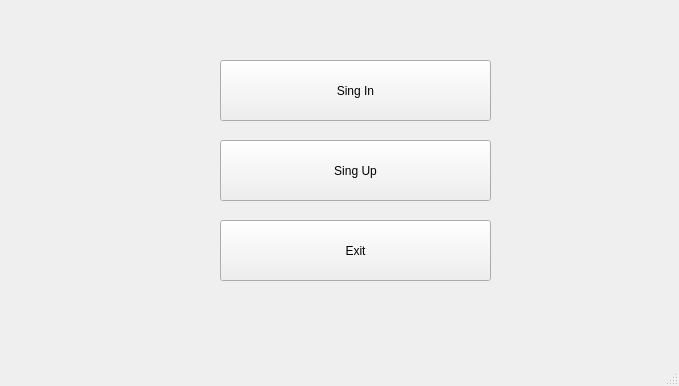
<?xml version="1.0" encoding="UTF-8"?>
<ui version="4.0">
 <class>MainWindow</class>
 <widget class="QMainWindow" name="MainWindow">
  <property name="geometry">
   <rect>
    <x>0</x>
    <y>0</y>
    <width>679</width>
    <height>386</height>
   </rect>
  </property>
  <property name="windowTitle">
   <string>MainWindow</string>
  </property>
  <widget class="QWidget" name="centralwidget">
   <widget class="QPushButton" name="LoginButton">
    <property name="geometry">
     <rect>
      <x>220</x>
      <y>60</y>
      <width>271</width>
      <height>61</height>
     </rect>
    </property>
    <property name="text">
     <string>Sing In</string>
    </property>
   </widget>
   <widget class="QPushButton" name="RegistryButton">
    <property name="geometry">
     <rect>
      <x>220</x>
      <y>140</y>
      <width>271</width>
      <height>61</height>
     </rect>
    </property>
    <property name="text">
     <string>Sing Up</string>
    </property>
   </widget>
   <widget class="QPushButton" name="ExitButton">
    <property name="geometry">
     <rect>
      <x>220</x>
      <y>220</y>
      <width>271</width>
      <height>61</height>
     </rect>
    </property>
    <property name="text">
     <string>Exit</string>
    </property>
   </widget>
  </widget>
  <widget class="QMenuBar" name="menubar">
   <property name="geometry">
    <rect>
     <x>0</x>
     <y>0</y>
     <width>679</width>
     <height>21</height>
    </rect>
   </property>
  </widget>
  <widget class="QStatusBar" name="statusbar"/>
 </widget>
 <resources/>
 <connections/>
</ui>
